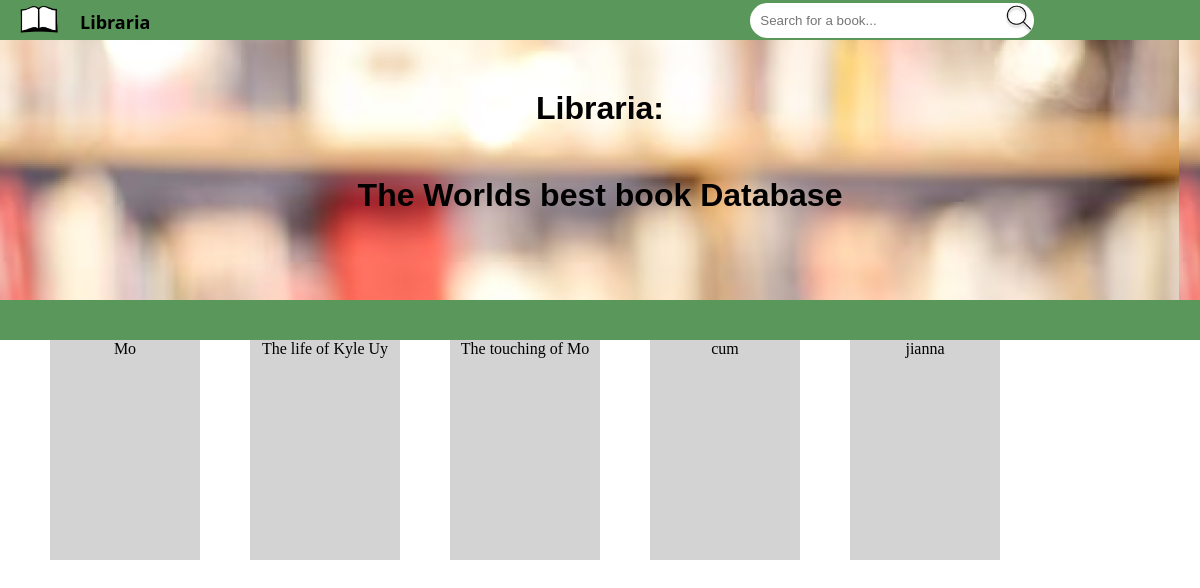
The page /search on the database as committed earlier.
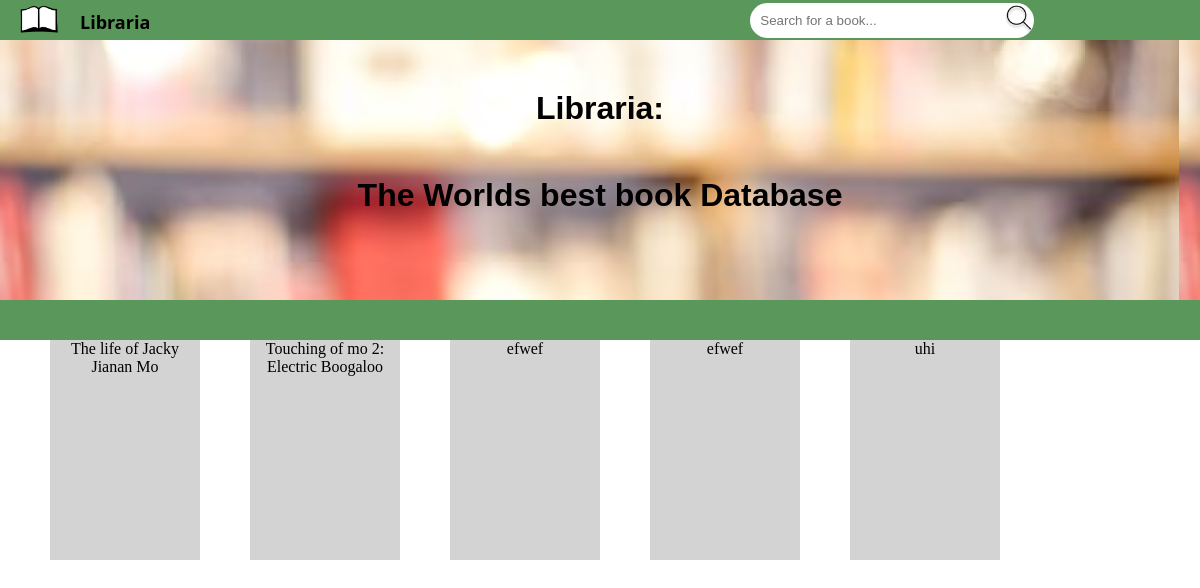
The same page on the database as committed later.
### tables this page shows
CREATE TABLE "library" (
	"Id"	INTEGER NOT NULL UNIQUE,
	"Title"	TEXT NOT NULL,
	"Authour"	TEXT NOT NULL,
	"Genre"	TEXT NOT NULL,
	"Category"	TEXT NOT NULL,
	"Published"	TEXT NOT NULL,
	"Rating"	INTEGER NOT NULL,
	"Description"	TEXT NOT NULL,
	PRIMARY KEY("Id" AUTOINCREMENT)
);

### app.py (the view)
@app.route('/search')
def search():
    conn = get_db_connection()
    sql = "SELECT * FROM library ORDER BY title ASC"
    books = conn.execute(sql).fetchall()
    conn.close()
    return render_template('search.html', books=books)

### app.py (called while the page is built)
def get_db_connection():
    conn = sqlite3.connect('book.db')
    conn.row_factory = sqlite3.Row
    return conn

### templates/search.html
{% extends 'index.html' %}
{% block body %}
<div id="banner">
    <h4 class="bannertext">Libraria:</h4>
    <h4 class="bannertext">The Worlds best book Database</h4>
</div>
<div class="bottombar"></div>
{% for books in books %}
<a class="coverbg" href="{{ url_for('bookinfo', id=books.id) }}" class="bookcover" >{{ books.title }}</a>
{% endfor %}
{% endblock %}

Rows that differ between the two databases and show on the page:
removed library: title "Mo"
removed library: title "The life of Kyle Uy"
removed library: title "The touching of Mo"
removed library: title "cum"
removed library: title "jianna"
added library: title "The life of Jacky Jianan Mo"
added library: title "Touching of mo 2: Electric Boogaloo"
added library: title "efwef"
added library: title "efwef"
added library: title "uhi"
